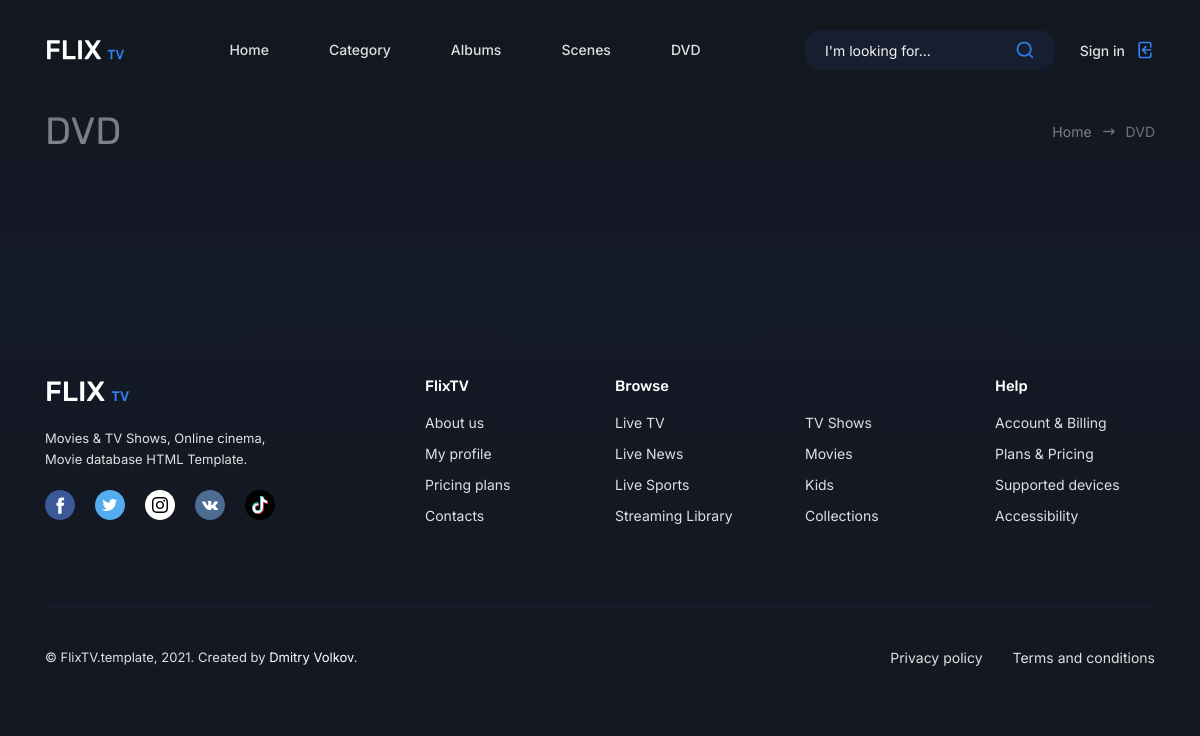
/DVD/, run on an earlier commit of the app's database.
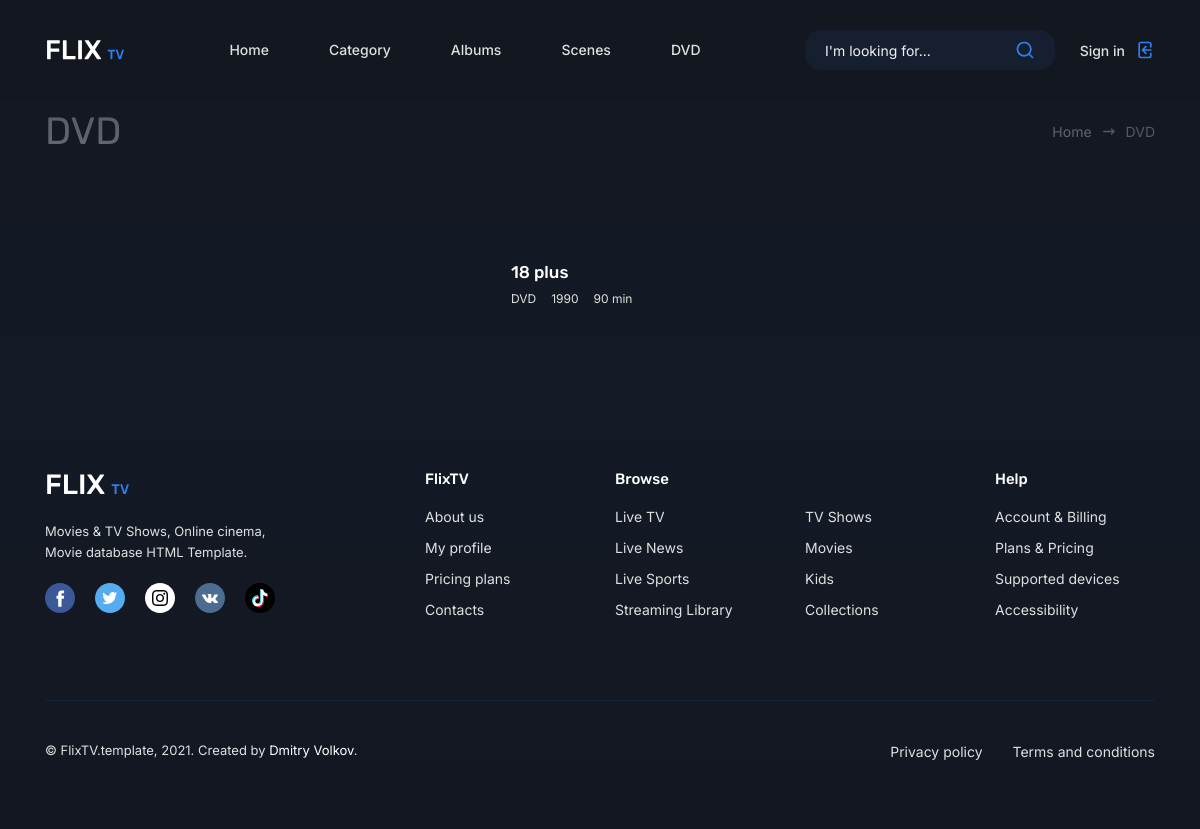
And on a later commit of the database.
### indexapp/models.py (models this page shows, shortened)
class MovieDetail(models.Model):
    movie_name=models.CharField(max_length=100)
    year=models.IntegerField()
    quality=models.CharField(max_length=50,default=False)
    type=models.CharField(max_length=20,blank=True)
    coverphoto=models.ImageField(upload_to='coverphoto/',null=True)
    duration=models.IntegerField(null=True)
    short_description=models.TextField(max_length=100000)
    images=models.ManyToManyField(ImagesModel,related_name='related_images')
    trailer=models.FileField(upload_to='trailer/')
    price=models.IntegerField()
    genre=models.ManyToManyField(Category)
    slug=models.SlugField(unique=False,blank=False)
    link=models.URLField(unique=False,blank=False, default=False)
    created_at=models.DateField(auto_created=True,null=True,)

### indexapp/views.py (the view)
# urls.py: path('DVD/',views.dvd,name='dvd'),
def dvd(request):
    alldata=MovieDetail.objects.filter(type='DVD')
    return render(request,'dvd.html',{'alldata':alldata})

### templates/dvd.html (shortened to what this page needs)
{% extends 'base.html' %}
{% load static %}
{% block content %}
{% include 'include/header.html' %}
	<section class="section section--head mt-5">
		<div class="container">
			<div class="row">
				<div class="col-12 col-xl-6">
					<h1  class="section__title section__title--head">DVD</h1>
				</div>
				<div class="col-12 col-xl-6">
					<ul class="breadcrumb">
						<li class="breadcrumb__item"><a href="index.html">Home</a></li>
						<li class="breadcrumb__item breadcrumb__item--active">DVD</li>
					</ul>
				</div>
			</div>
		</div>
	</section>
	<div class="catalog catalog--page">
		<div class="container">
			<div class="row">
				<div class="col-12">
							<div style="justify-content:center;" class="row row--grid">
								{% for item in alldata %}
								<div  style="margin-right:18px;"class="col-6 col-sm-4 col-lg-3 col-xl-2">
									<div class="card">
										<h3 class="card__title"><a href="{% url 'details' slug=item.slug%}">{{item.movie_name}}</a></h3>
										<ul class="card__list">
											<li>{{item.type}}</li>
											<li>{{item.year}}</li>
											<li>{{item.duration}} min</li>
										</ul>
									</div>
								</div>
								{% endfor %}</div>
					</div>
				</div>
			</div>
		</div>
	<footer class="footer">
		<div class="container">
			<div class="row">
				<div class="col-12 col-sm-8 col-md-6 col-lg-4 col-xl-3 order-4 order-md-1 order-lg-4 order-xl-1">
					<div class="footer__flixtv">
						<img src="img/logo.svg" alt="">
					</div>
					<p class="footer__tagline">Movies & TV Shows, Online cinema,<br> Movie database HTML Template.</p>
					<div class="footer__social">
						<a href="#" target="_blank"></a>
						<a href="#" target="_blank"></a>
						<a href="https://www.instagram.com/volkov_des1gn/" target="_blank"></a>
						<a href="#" target="_blank"></a>
						<a href="#" target="_blank"></a>
					</div>
				</div>
				<div class="col-6 col-md-4 col-lg-3 col-xl-2 order-1 order-md-2 order-lg-1 order-xl-2 offset-md-2 offset-lg-0 offset-xl-1">
					<h6 class="footer__title">FlixTV</h6>
					<div class="footer__nav">
						<a href="about.html">About us</a>
						<a href="profile.html">My profile</a>
						<a href="pricing.html">Pricing plans</a>
						<a href="contacts.html">Contacts</a>
					</div>
				</div>
				<div class="col-12 col-md-8 col-lg-6 col-xl-4 order-3 order-lg-2 order-md-3 order-xl-3">
					<div class="row">
						<div class="col-12">
							<h6 class="footer__title">Browse</h6>
						</div>
						<div class="col-6">
							<div class="footer__nav">
								<a href="live.html">Live TV</a>
								<a href="live.html">Live News</a>
								<a href="live.html">Live Sports</a>
								<a href="live.html">Streaming Library</a>
							</div>
						</div>
						<div class="col-6">
							<div class="footer__nav">
								<a href="category.html">TV Shows</a>
								<a href="category.html">Movies</a>
								<a href="category.html">Kids</a>
								<a href="category.html">Collections</a>
							</div>
						</div>
					</div>
				</div>
				<div class="col-6 col-md-4 col-lg-3 col-xl-2 order-2 order-lg-3 order-md-4 order-xl-4">
					<h6 class="footer__title">Help</h6>
					<div class="footer__nav">
						<a href="privacy.html">Account & Billing</a>
						<a href="privacy.html">Plans & Pricing</a>
						<a href="privacy.html">Supported devices</a>
						<a href="privacy.html">Accessibility</a>
					</div>
				</div>
			</div>
			<div class="row">
				<div class="col-12">
					<div class="footer__content">
						<div class="footer__links">
							<a href="privacy.html">Privacy policy</a>
							<a href="privacy.html">Terms and conditions</a>
						</div>
						<small class="footer__copyright">© FlixTV.template, 2021. Created by <a href="https://themeforest.net/user/dmitryvolkov/portfolio" target="_blank">Dmitry Volkov</a>.</small>
					</div>
				</div>
			</div>
		</div>
	</footer>
	{% endblock %}

What changed in the data, as far as the page shows it:
added MovieDetail: movie_name "18 plus", type "DVD", year "1990", duration "90"
